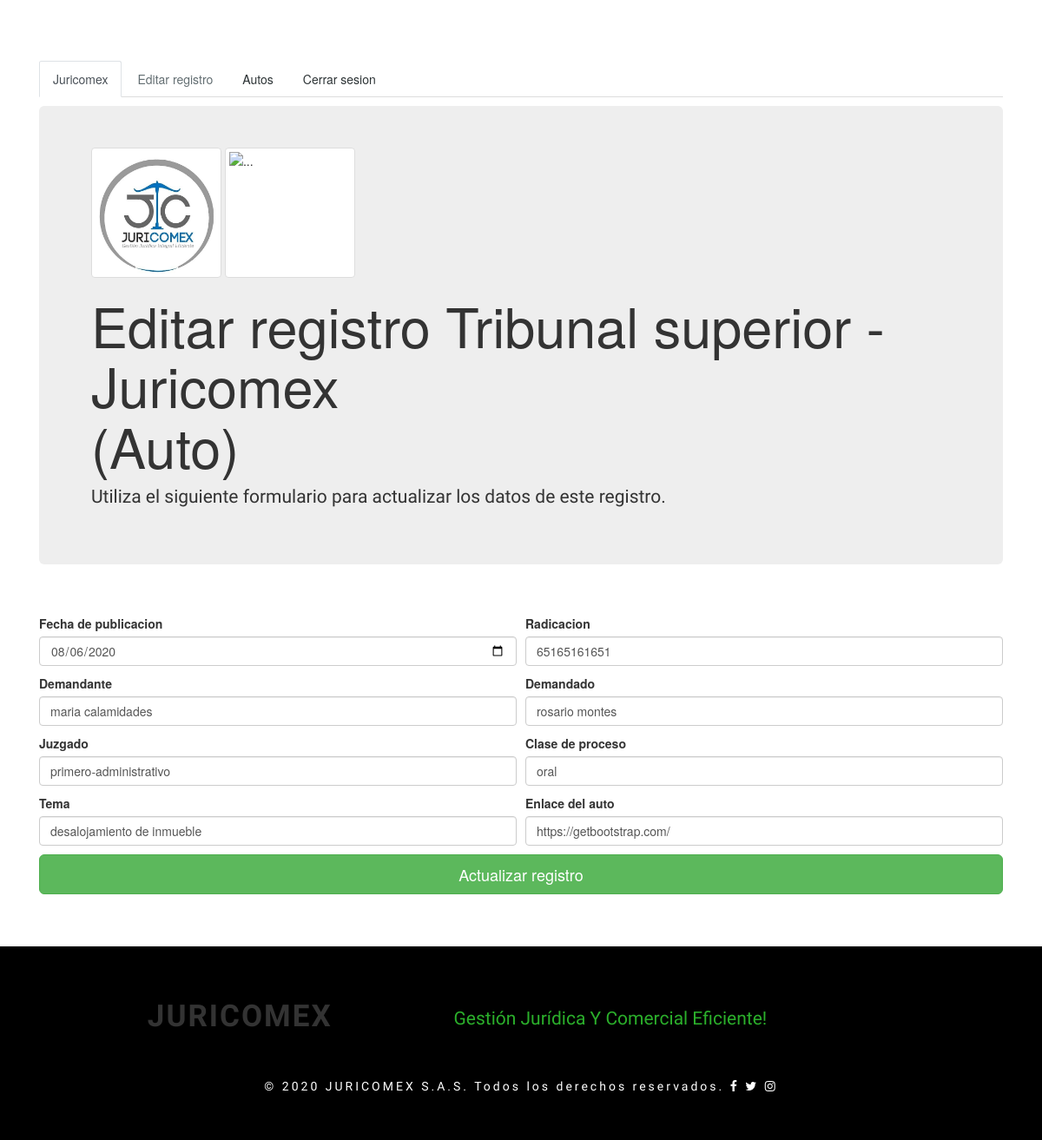
Screenshot of /editarts1.php?id=5 (signed in) with the database file from the repository.
### tables this page shows
CREATE TABLE `tsuperior1` (
  `id` int(11) NOT NULL,
  `fechapublicacion` date NOT NULL,
  `radicacion` varchar(25) NOT NULL,
  `demandante` varchar(50) NOT NULL,
  `demandado` varchar(50) NOT NULL,
  `juzgado` varchar(40) NOT NULL,
  `proceso` varchar(50) NOT NULL,
  `tema` varchar(50) NOT NULL,
  `enlace` varchar(200) NOT NULL
);

### editarts1.php (the view, shortened to what this page needs)
<?php
    if (isset($_SESSION['id'])){
     if (isset($_REQUEST['id']) and $_REQUEST['id'] != '' and $_REQUEST['id'] != null) { $id = $_REQUEST['id'];
        try {
             $servername = "localhost";
             $username   = "root";
             $password   = "";
             $dbname     = "juricomex";
             try {
              $conn = new PDO("mysql:host=$servername;dbname=$dbname", $username, $password);
              $conn->setAttribute(PDO::ATTR_ERRMODE, PDO::ERRMODE_EXCEPTION);
              $stmt = $conn->prepare("SELECT * FROM tsuperior1 WHERE id = ?");
              $stmt->execute(array($id));
              $row = $stmt->fetch(PDO::FETCH_OBJ);
          } catch(PDOexception $e) {
            echo $e->getMessage();
           }
           } catch(PDOexception $e) {
            echo $e->getMessage();
          } ?>
          <!DOCTYPE html>
<html lang="es">
  <head>
 <link rel="stylesheet" href="https://stackpath.bootstrapcdn.com/bootstrap/4.5.0/css/bootstrap.min.css">
<link href="css/style.css" rel="stylesheet" type="text/css" media="all">
<link rel="stylesheet" href="css/flexslider.css" type="text/css" media="all" property="" />
<link href="css/easy-responsive-tabs.css" rel='stylesheet' type='text/css'/>
<link rel="stylesheet" href="css/chocolat.css" type="text/css" media="all">
<link href="css/bootstrap.min.css" rel="stylesheet" type="text/css" media="all">
<link href="css/font-awesome.min.css" rel="stylesheet" type="text/css" media="all">
  </head>
  <body>
<div class="container">
<ul class="nav nav-tabs">
  <li class="nav-item">
    <a class="nav-link active" href="index.php">Juricomex</a>
  </li>
  <li class="nav-item">
    <a style="color:#636e72;" class="nav-link disabled" href="#" tabindex="-1" aria-disabled="true">Editar registro</a>
  </li>
  <li class="nav-item">
    <a style="color:#2d3436;" class="nav-link" href="tsuperior1.php">Autos</a>
  </li>
  <li class="nav-item">
    <a style="color:#2d3436;" class="nav-link" href="logout.php">Cerrar sesion</a>
  </li>
</ul>
  <div class="jumbotron mt-3">
    <img class="img-thumbnail" src="images/logo_juricomex.jpg" alt="" width="150px" height="150px">
    <img src="./images/edit.png" alt="..." class="img-thumbnail" width="150px" height="150px">
    <h1>Editar registro Tribunal superior - Juricomex <br>(Auto)</h1>
    <p class="lead">Utiliza el siguiente formulario para actualizar los datos de este registro.</p>
  </div>
</div>
    <div class="container">
  <div class="row">
  <div class="col-md-12">
  <form class="needs-validation"  method="post" action="updatesuperior1.php">
  <div class="form-row">
    <div class="col-md-6 mb-3">
      <label  for="validationCustom01">Fecha de publicacion</label>
      <input type="date" class="form-control" name="fechapublic" value="<?= $row->fechapublicacion?>" id="validationCustom01" required>
    </div>
    <div class="col-md-6 mb-3">
      <label for="validationCustom02">Radicacion</label>
      <input type="text" class="form-control" name="radicacion" value="<?= $row->radicacion?>" id="validationCustom02" required>
    </div>
  </div>
 <div class="form-row">
    <div class="col-md-6 mb-3">
      <label for="validationCustom01">Demandante</label>
      <input type="text" class="form-control" name="dte" value="<?= $row->demandante?>" id="validationCustom01" required>
    </div>
    <div class="col-md-6 mb-3">
      <label for="validationCustom02">Demandado</label>
      <input type="text" class="form-control" name="ddo" value="<?= $row->demandado?>" id="validationCustom02" required>
    </div>
    <div class="col-md-6 mb-3">
      <label for="validationCustom02">Juzgado</label>
      <input type="text" class="form-control" name="juzgado" value="<?= $row->juzgado?>" id="validationCustom02" required>
  </div>
 <div class="col-md-6 mb-3">
      <label for="validationCustom01">Clase de proceso</label>
      <input type="text" class="form-control" name="proceso" value="<?= $row->proceso?>" id="validationCustom01" required>
    </div>
    <div class="col-md-6 mb-3">
      <label for="validationCustom02">Tema</label>
      <input type="text" class="form-control" name="tema" value="<?= $row->tema?>" id="validationCustom02" required>
    </div>
    <div class="col-md-6 mb-3">
      <label for="validationCustom02">Enlace del auto</label>
      <input type="text" class="form-control" name="enlace" value="<?= $row->enlace?>" id="validationCustom02" required>
  </div>
  </div>
  <button class="btn btn-success btn-lg btn-block" type="submit">Actualizar registro</button>
 </div>
    </div>
  </div>
 <br><br><br>
<div class="footer-agile">
  <div class="container">
    <div class="col-md-5 footer-main1">
      <h2>JURICOMEX</h2>
    </div><br>
    <div class="col-md-7 footer-main2">
      <h4>Gestión jurídica y comercial eficiente!</h4>
    </div>
     <div class="clearfix"> </div>
    <div class="copyright-agile">
      <p>&copy; 2020 JURICOMEX S.A.S. Todos los derechos reservados.
      <a href="https://www.facebook.com/JURIComex/"><i class="fa fa-facebook f1" aria-hidden="true"></i></a>
      <a href="https://twitter.com/comexjuris" ><i class="fa fa-twitter f2" aria-hidden="true"></i></a>
      <a href="https://www.instagram.com/comexjuris/?hl=es-la" ><i class="fa fa-instagram f3" aria-hidden="true"></i></a>
      </p>
    </div>
  </div>
</div>
  </body>
</html>
<?php
  } else {
     header('location: login.php');
  }
  } else {
     header('location: login.php');
  }
  ?>

### css/style.css (style rules this page uses)
h1,h2,h3,h4,h5,h6 { font-family: 'Play', sans-serif; }
body p { font-family: 'Play', sans-serif; }
ul ,ol { padding:0; }
h1,h2,h3,h4,h5,h6 { margin:0; }
.footer-agile { background: #000; padding:3em 0em; }
.footer-main2 h4 { font-size: 1.5em; text-transform: capitalize; color: #2baf2b; font-family: 'Play', sans-serif; }
.footer-main1 h2 { text-align: center; font-size: 2.5em; text-transform: uppercase; font-weight: bold; letter-spacing: 2px; font-family: 'Play', sans-serif; }
.copyright-agile { text-align: center; padding: 40px 0px 0px; }
.copyright-agile p { color: white; letter-spacing: 1px; font-size: 1em; letter-spacing:3px; }
.copyright-agile p a { color: #fff !important; font-family: 'Play', sans-serif; text-decoration: none !important; }

### css/easy-responsive-tabs.css (style rules this page uses)
body { margin: 0px; padding: 0px; background: #f5f5f5; font-weight: 500; }
ul.resp-tabs-list, p { margin: 0px; padding: 0px; }

### css/chocolat.css (style rules this page uses)
body { margin:0; padding:0; }

### editarts1.php (style rules this page uses)
body { background-image: url("images/fondo-bluejpg"); }
ul { margin-top: 5em; }
form { margin-top: 2em; }

### rows the page displays
tsuperior1: fechapublic "08/06/2020", radicacion "65165161651", dte "maria calamidades", ddo "rosario montes", juzgado "primero-administrativo", proceso "oral", tema "desalojamiento de inmueble", enlace "https://getbootstrap.com/"
